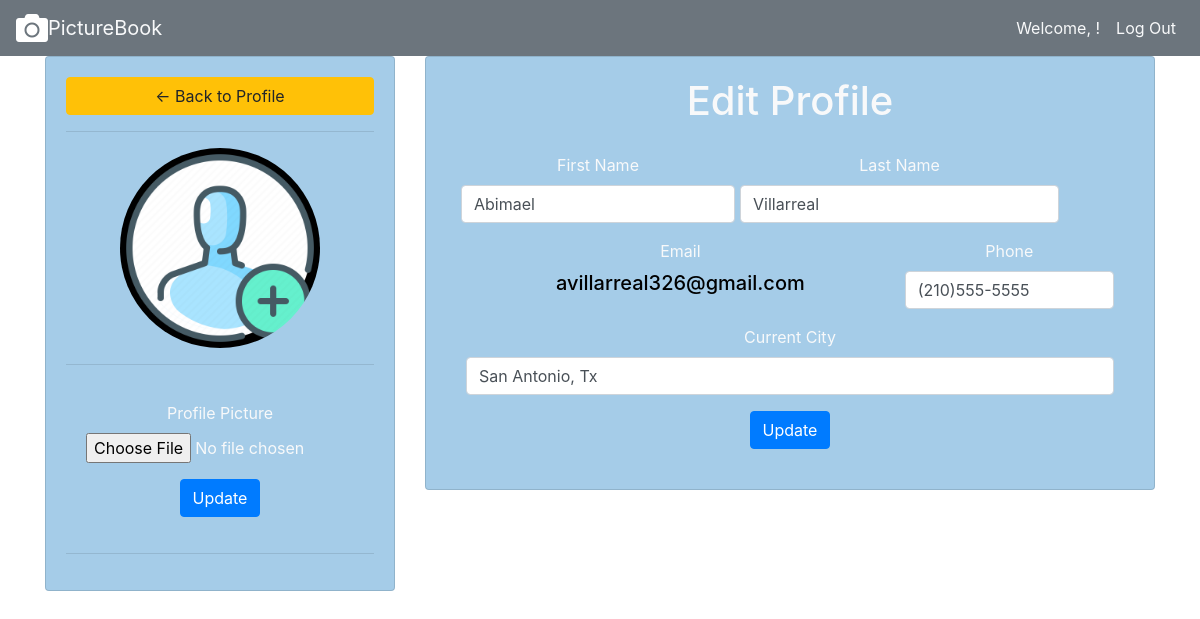
/profile/edit/1, run on an earlier commit of the app's database.
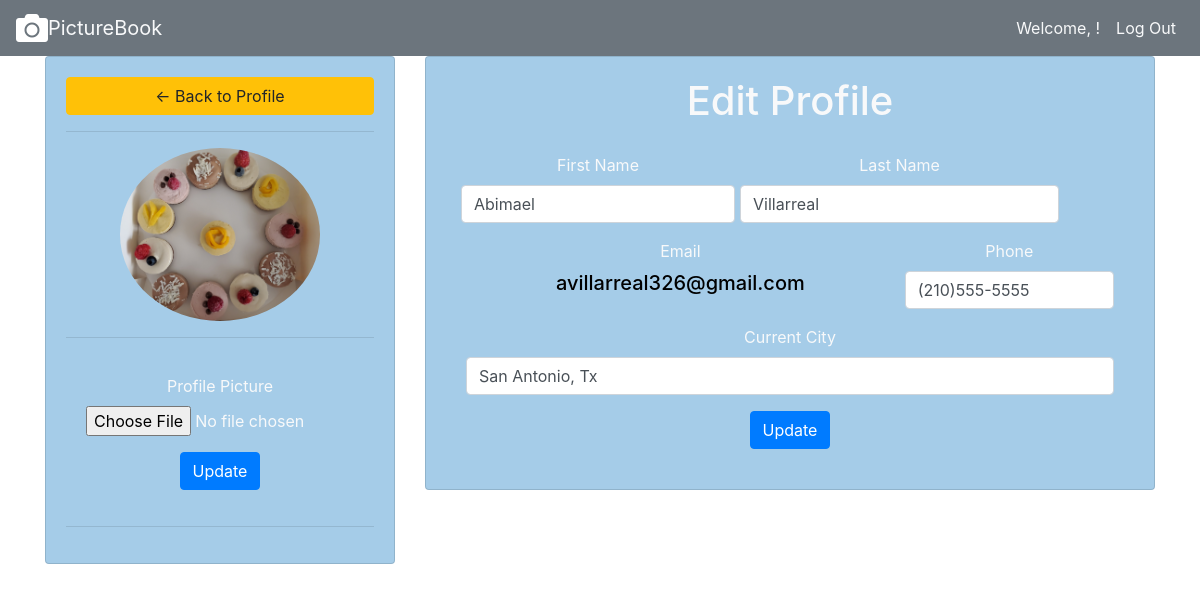
And on a later commit of the database.
### pictureapp/models.py (models this page shows)
class User(models.Model):
    first_name = models.CharField(max_length=255)
    last_name = models.CharField(max_length=255)
    email = models.CharField(max_length=255)
    phone = models.CharField(default="(555)555-5555", max_length=255)
    city = models.CharField(null=True, max_length=255)
    password = models.CharField(max_length=255)
    profile_pic = models.ImageField(default="profile.png", null=True, blank=True)
    created_at = models.DateTimeField(auto_now_add=True)
    updated_at = models.DateTimeField(auto_now=True)
    objects = UserManager()

### pictureapp/views.py (the view, shortened to what this page needs)
# urls.py: path('profile/edit/<int:id>', views.profile_edit),
def profile_edit(request,id):
    user=User.objects.get(id=id)
    if request.method == "GET":
        context = {
        "user":user
    }
        return render(request,'edit_profile.html', context)

### pictureapp/templates/edit_profile.html (shortened to what the changed rows need)
<!DOCTYPE html>
<html lang="en">
    <head>
        <link rel="stylesheet" href="https://maxcdn.bootstrapcdn.com/bootstrap/4.0.0/css/bootstrap.min.css">
        <link rel="stylesheet" href="https://use.fontawesome.com/releases/v5.7.0/css/all.css">
    </head>
    <body>
        <div class="container">
            <div class="row text-center text-light">
                <br>
                <div class="container">
                    <div class="row">
                        <div class="col-md-4">
                            <div class="card card-body">
                                <a class="btn btn-warning" href="/profile/{{user.id}}"> &#8592; Back to Profile</a>
                                <hr>
                                <img class="profile-pic" alt="missin image" src="/images/{{user.profile_pic}}" >
                                <hr>
                                <form class="card-body" action="/profile/edit_pic/{{user.id}}" method="post" enctype="multipart/form-data">
                                    <div class="form-group">
                                        <label for="exampleFormControlFile1">Profile Picture</label>
                                        <input type="file" class="form-control-file" id="profile_pic" value="{{user.profile_pic}}" name="profile_pic">
                                    </div>
                                    <button type="submit" class="btn btn-primary">Update</button>
                                </form>
                                <hr>
                            </div>
                        </div>
                        <div class="col-md-8">
                            <div class="card card-body">
                                <h1>Edit Profile</h1>
                                <form class="card-body" action="/profile/edit/{{user.id}}" method="post" enctype="multipart/form-data">
                                    <div class="form-row">
                                        <div class="form-group">
                                            <label>First Name</label>
                                            <input type="text" class="form-control" name="first_name" value="{{user.first_name}}">
                                        </div>
                                          <div class="form-group col-md-6">
                                            <label>Last Name</label>
                                            <input type="text" class="form-control" name="last_name" value="{{user.last_name}}">
                                          </div>
                                    </div>
                                    <div class="form-row">
                                        <div class="form-group col-md-8">
                                            <label>Email</label>
                                            <h5>{{user.email}}</h5>
                                        </div>
                                        <div class="form-group col-md-4">
                                            <label>Phone</label>
                                            <input type="text" class="form-control" name="phone" placeholder="{{user.phone}}" value="{{user.phone}}">
                                        </div>
                                    </div>
                                    <div class="form-group ">
                                        <label>Current City</label>
                                        <input type="text" class="form-control" name="city" value="{{user.city}}">
                                    </div>
                                  </form>
                            </div>
                        </div>
                    </div>
                </div>
            </div>
        </div>
    </body>
</html>

What changed in the data, as far as the page shows it:
changed User "avillarreal326@gmail.com": profile_pic: a different picture
